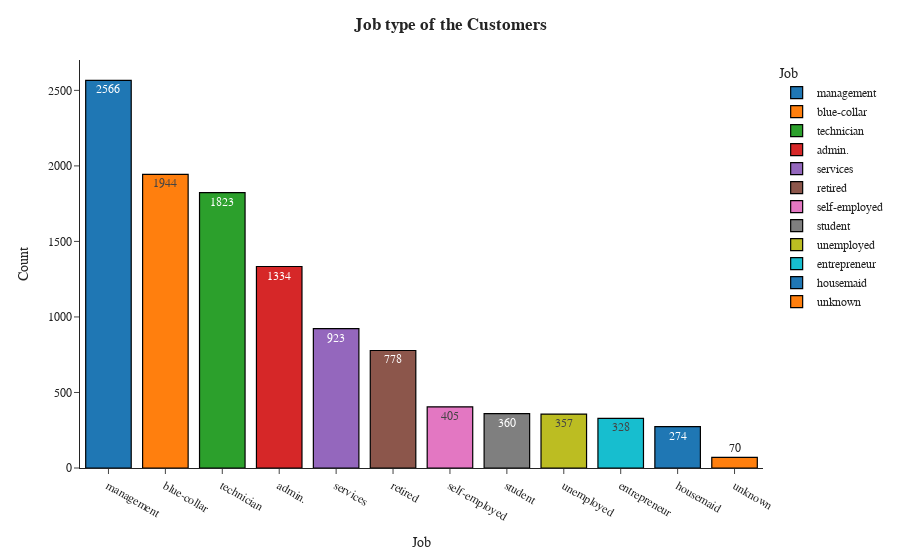

Write notebook code for a chart like this one.
### Code cell
fig=px.bar(df.job.value_counts().reset_index().rename(columns={'index':'Job','job':'Count'}),x='Job',y='Count',color='Job',text='Count',template='simple_white')
fig.update_traces(marker=dict(line=dict(color='#000000', width=1.2)))
fig.update_layout(title_x=0.5,title_text='<b>Job type of the Customers',font_family="Times New Roman",title_font_family="Times New Roman")

### Figure 1 — Plotly figure (JSON) as saved in the notebook; plotly's stock layout.template omitted (floating-point values rounded to 4 significant figures)
{"data": [{"alignmentgroup": "True", "hovertemplate": "Job=%{x}<br>Count=%{text}<extra></extra>", "legendgroup": "management", "marker": {"color": "#1F77B4", "line": {"color": "#000000", "width": 1.2}, "pattern": {"shape": ""}}, "name": "management", "offsetgroup": "management", "orientation": "v", "showlegend": true, "text": [2566], "textposition": "auto", "type": "bar", "x": ["management"], "xaxis": "x", "y": [2566], "yaxis": "y"}, {"alignmentgroup": "True", "hovertemplate": "Job=%{x}<br>Count=%{text}<extra></extra>", "legendgroup": "blue-collar", "marker": {"color": "#FF7F0E", "line": {"color": "#000000", "width": 1.2}, "pattern": {"shape": ""}}, "name": "blue-collar", "offsetgroup": "blue-collar", "orientation": "v", "showlegend": true, "text": [1944], "textposition": "auto", "type": "bar", "x": ["blue-collar"], "xaxis": "x", "y": [1944], "yaxis": "y"}, {"alignmentgroup": "True", "hovertemplate": "Job=%{x}<br>Count=%{text}<extra></extra>", "legendgroup": "technician", "marker": {"color": "#2CA02C", "line": {"color": "#000000", "width": 1.2}, "pattern": {"shape": ""}}, "name": "technician", "offsetgroup": "technician", "orientation": "v", "showlegend": true, "text": [1823], "textposition": "auto", "type": "bar", "x": ["technician"], "xaxis": "x", "y": [1823], "yaxis": "y"}, {"alignmentgroup": "True", "hovertemplate": "Job=%{x}<br>Count=%{text}<extra></extra>", "legendgroup": "admin.", "marker": {"color": "#D62728", "line": {"color": "#000000", "width": 1.2}, "pattern": {"shape": ""}}, "name": "admin.", "offsetgroup": "admin.", "orientation": "v", "showlegend": true, "text": [1334], "textposition": "auto", "type": "bar", "x": ["admin."], "xaxis": "x", "y": [1334], "yaxis": "y"}, {"alignmentgroup": "True", "hovertemplate": "Job=%{x}<br>Count=%{text}<extra></extra>", "legendgroup": "services", "marker": {"color": "#9467BD", "line": {"color": "#000000", "width": 1.2}, "pattern": {"shape": ""}}, "name": "services", "offsetgroup": "services", "orientation": "v", "showlegend": true, "text": [923], "textposition": "auto", "type": "bar", "x": ["services"], "xaxis": "x", "y": [923], "yaxis": "y"}, {"alignmentgroup": "True", "hovertemplate": "Job=%{x}<br>Count=%{text}<extra></extra>", "legendgroup": "retired", "marker": {"color": "#8C564B", "line": {"color": "#000000", "width": 1.2}, "pattern": {"shape": ""}}, "name": "retired", "offsetgroup": "retired", "orientation": "v", "showlegend": true, "text": [778], "textposition": "auto", "type": "bar", "x": ["retired"], "xaxis": "x", "y": [778], "yaxis": "y"}, {"alignmentgroup": "True", "hovertemplate": "Job=%{x}<br>Count=%{text}<extra></extra>", "legendgroup": "self-employed", "marker": {"color": "#E377C2", "line": {"color": "#000000", "width": 1.2}, "pattern": {"shape": ""}}, "name": "self-employed", "offsetgroup": "self-employed", "orientation": "v", "showlegend": true, "text": [405], "textposition": "auto", "type": "bar", "x": ["self-employed"], "xaxis": "x", "y": [405], "yaxis": "y"}, {"alignmentgroup": "True", "hovertemplate": "Job=%{x}<br>Count=%{text}<extra></extra>", "legendgroup": "student", "marker": {"color": "#7F7F7F", "line": {"color": "#000000", "width": 1.2}, "pattern": {"shape": ""}}, "name": "student", "offsetgroup": "student", "orientation": "v", "showlegend": true, "text": [360], "textposition": "auto", "type": "bar", "x": ["student"], "xaxis": "x", "y": [360], "yaxis": "y"}, {"alignmentgroup": "True", "hovertemplate": "Job=%{x}<br>Count=%{text}<extra></extra>", "legendgroup": "unemployed", "marker": {"color": "#BCBD22", "line": {"color": "#000000", "width": 1.2}, "pattern": {"shape": ""}}, "name": "unemployed", "offsetgroup": "unemployed", "orientation": "v", "showlegend": true, "text": [357], "textposition": "auto", "type": "bar", "x": ["unemployed"], "xaxis": "x", "y": [357], "yaxis": "y"}, {"alignmentgroup": "True", "hovertemplate": "Job=%{x}<br>Count=%{text}<extra></extra>", "legendgroup": "entrepreneur", "marker": {"color": "#17BECF", "line": {"color": "#000000", "width": 1.2}, "pattern": {"shape": ""}}, "name": "entrepreneur", "offsetgroup": "entrepreneur", "orientation": "v", "showlegend": true, "text": [328], "textposition": "auto", "type": "bar", "x": ["entrepreneur"], "xaxis": "x", "y": [328], "yaxis": "y"}, {"alignmentgroup": "True", "hovertemplate": "Job=%{x}<br>Count=%{text}<extra></extra>", "legendgroup": "housemaid", "marker": {"color": "#1F77B4", "line": {"color": "#000000", "width": 1.2}, "pattern": {"shape": ""}}, "name": "housemaid", "offsetgroup": "housemaid", "orientation": "v", "showlegend": true, "text": [274], "textposition": "auto", "type": "bar", "x": ["housemaid"], "xaxis": "x", "y": [274], "yaxis": "y"}, {"alignmentgroup": "True", "hovertemplate": "Job=%{x}<br>Count=%{text}<extra></extra>", "legendgroup": "unknown", "marker": {"color": "#FF7F0E", "line": {"color": "#000000", "width": 1.2}, "pattern": {"shape": ""}}, "name": "unknown", "offsetgroup": "unknown", "orientation": "v", "showlegend": true, "text": [70], "textposition": "auto", "type": "bar", "x": ["unknown"], "xaxis": "x", "y": [70], "yaxis": "y"}], "layout": {"barmode": "relative", "font": {"family": "Times New Roman"}, "legend": {"title": {"text": "Job"}, "tracegroupgap": 0}, "margin": {"t": 60}, "title": {"font": {"family": "Times New Roman"}, "text": "<b>Job type of the Customers", "x": 0.5}, "xaxis": {"anchor": "y", "categoryarray": ["management", "blue-collar", "technician", "admin.", "services", "retired", "self-employed", "student", "unemployed", "entrepreneur", "housemaid", "unknown"], "categoryorder": "array", "domain": [0, 1], "title": {"text": "Job"}}, "yaxis": {"anchor": "x", "domain": [0, 1], "title": {"text": "Count"}}}}
